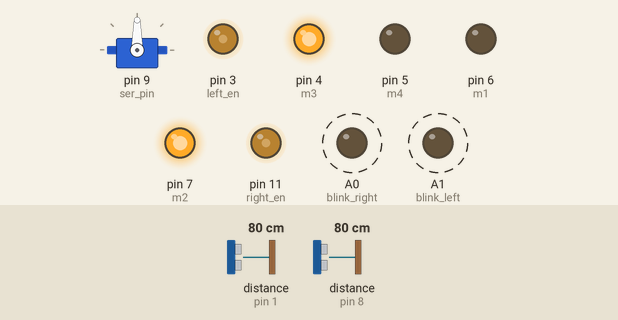
This sketch was run on a simulated Arduino Uno, built with avr-gcc and run on an emulated ATmega328P. Parts: servo, output pins drawn as LEDs (lit = HIGH). Dashed ring = blinking. The test bench sets the inputs (shaded band); at power-on: distance to the obstacle (sensors on pin 8, pin 1) 80 cm.

Above: at 0.95 s.
1.4 s: distance to the obstacle (sensor on pin 8) set to 8 cm
4.5 s: distance to the obstacle (sensor on pin 8) set to 5 cm
At 5.8 s:
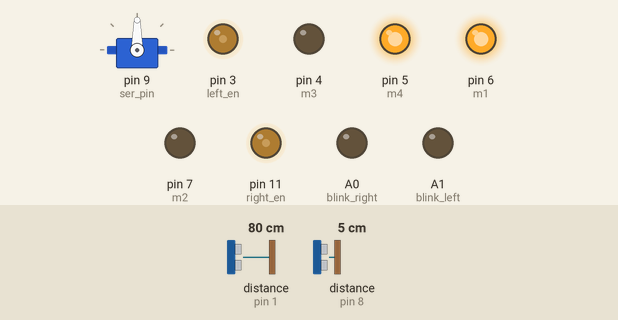
6.3 s: distance to the obstacle (sensor on pin 1) set to 2 cm
At 9.2 s:
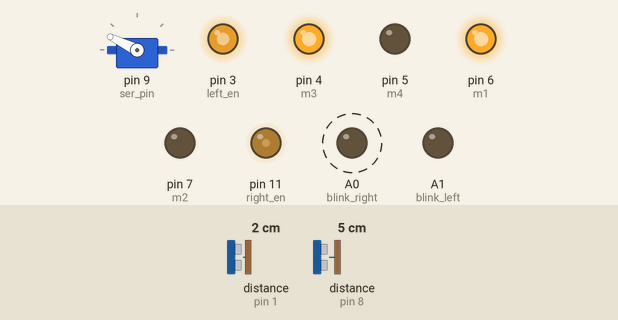
9.4 s: distance to the obstacle (sensor on pin 1) set to 18 cm
At 10.6 s:
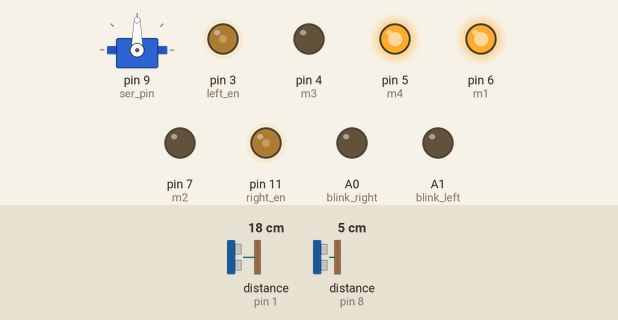
10.9 s: distance to the obstacle (sensor on pin 1) set to 4 cm
At 11.65 s:
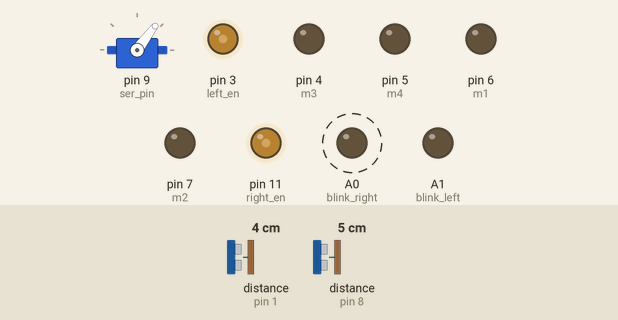
14.0 s: distance to the obstacle (sensor on pin 1) set to 35 cm
At 15.2 s:
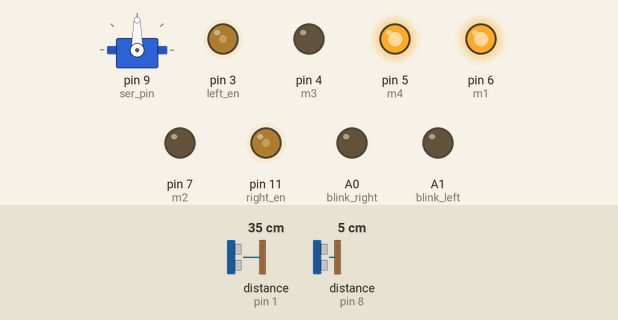
Timing chart, 0 to 16.5 s (numbered marks = the images above; inputs shaded):
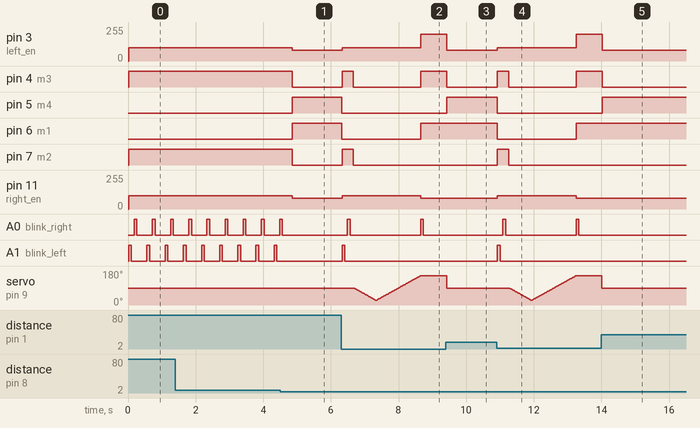

Measured:
- the behaviour switches between 7 and 6 cm on distance to the obstacle (sensor on pin 8) (found by bisection; images 0 and 1)
- after the input at 4.5 s, pin 3 (left_en), pin 11 (right_en): 100/255 → 80/255 after 0.36 s; pin 4 (m3), pin 7 (m2): HIGH → LOW after 0.36 s; pin 5 (m4), pin 6 (m1): LOW → HIGH after 0.36 s; A0 (blink_right): goes on until 4.6 s, then stays LOW; A1 (blink_left): stops changing and stays LOW
- after the input at 6.3 s, pin 3 (left_en): 80/255 → 100/255 at once, → 200/255 2.3 s later; pin 4 (m3): LOW → HIGH at once, → LOW 0.33 s later, → HIGH 2.0 s later; pin 5 (m4): HIGH → LOW at once; pin 6 (m1): HIGH → LOW at once, → HIGH 2.3 s later; pin 7 (m2): LOW → HIGH at once, → LOW 0.33 s later
- after the input at 9.4 s, pin 3 (left_en): 200/255 → 80/255 at once; pin 4 (m3): goes on until 9.4 s, then stays LOW; pin 5 (m4): LOW → HIGH at once; pin 6 (m1): stays HIGH (without the input it goes to LOW after 0.03 s); pin 7 (m2), A1 (blink_left): stays LOW (without the input it goes to HIGH after 0.04 s)
- after the input at 10.9 s, pin 3 (left_en): 80/255 → 100/255 at once, → 200/255 2.3 s later; pin 4 (m3): LOW → HIGH at once, → LOW 0.33 s later, → HIGH 2.0 s later; pin 5 (m4): HIGH → LOW at once; pin 6 (m1): HIGH → LOW at once, → HIGH 2.3 s later; pin 7 (m2): LOW → HIGH at once, → LOW 0.33 s later
- after the input at 14.0 s, pin 4 (m3): goes on until 14.0 s, then stays LOW; pin 5 (m4): LOW → HIGH at once; pin 6 (m1): stays HIGH (without the input it goes to LOW after 0.02 s); pin 7 (m2), A1 (blink_left): stays LOW (without the input it goes to HIGH after 0.03 s); pin 11 (right_en): stays 80/255 (without the input it goes to 100/255 after 0.03 s)
- by itself, A0 (blink_right), A1 (blink_left): alternates HIGH for 0.08 s and LOW for 0.46 s

The sketch:

obstacle_avoidance.ino
```cpp
#include "Ultrasonic.h"

#include <Servo.h>

Servo ser_pin;
Ultrasonic ultra(0,1);
Ultrasonic ultra2(2,8);

const int left_en=3;
const int right_en=11;
const int m1=6;
const int m2=7;
const int m3=4;
const int m4=5;

const int blink_right=A0;
const int blink_left=A1;
int right_turn=0;
int left_turn=0;

int turnL=0;
int turnR=0;

int dist;
int dist1;
float time_take=0.0;
int z=0;

void setup()
{

ser_pin.attach(9);
pinMode(m1,OUTPUT);
pinMode(m2,OUTPUT);
pinMode(m3,OUTPUT);
pinMode(m4,OUTPUT);
pinMode(blink_left,OUTPUT);
pinMode(blink_right,OUTPUT);

}

void led_left()
{
digitalWrite(blink_left,HIGH);
delay(80);

digitalWrite(blink_left,LOW);
delay(80);
}

void led_right()
{
digitalWrite(blink_right,HIGH);

delay(80);

digitalWrite(blink_right,LOW);
delay(80);
}

void go_front()
{

digitalWrite(m1,HIGH);
digitalWrite(m2,LOW);


analogWrite(left_en,80);
digitalWrite(m3,LOW);

digitalWrite(m4,HIGH);

analogWrite(right_en,80);
}

void go_left()
{
digitalWrite(m1,LOW);

digitalWrite(m2,HIGH);
analogWrite(left_en,80);
digitalWrite(m3,LOW);
digitalWrite(m4,HIGH);
analogWrite(right_en,200);

led_left();
}

void go_right()
{
digitalWrite(m1,HIGH);
digitalWrite(m2,LOW);
analogWrite(left_en,200);

digitalWrite(m3,HIGH);
digitalWrite(m4,LOW);
analogWrite(right_en,80);
led_right();

}

void go_stop()
{
digitalWrite(m1,LOW);
digitalWrite(m2,LOW);
digitalWrite(m3,LOW);
digitalWrite(m4,LOW);
}

void go_back()

{
digitalWrite(m1,LOW);
digitalWrite(m2,HIGH);
analogWrite(left_en,100);
digitalWrite(m3,HIGH);
digitalWrite(m4,LOW);

analogWrite(right_en,100);
led_left();
led_right();
}

void loop()

{  ser_pin.write(90);

dist = ultra.Ranging(CM); dist1 = ultra2.Ranging(CM); delay(10);

if ((dist1<=6)&&(dist>10))
{
go_front();

}


else if ((dist1<=6)&&(dist<10))
{

go_stop();

delay(10);
go_back();
delay(10);
go_stop();
delay(10);
for(int i=90; i>25; i--)

{
ser_pin.write(i);
delay(10);
}
turnL = ultra.Ranging(CM);

delay(10);
for(int i=25; i<155; i++)

{
ser_pin.write(i);
delay(10);
}
turnR= ultra.Ranging(CM);
delay(10);

if (turnL > turnR)
{
go_left();

delay(600);
}
else

{
go_right();
delay(600);
}
}
else
{

go_back();

delay(200);
}

}
```
